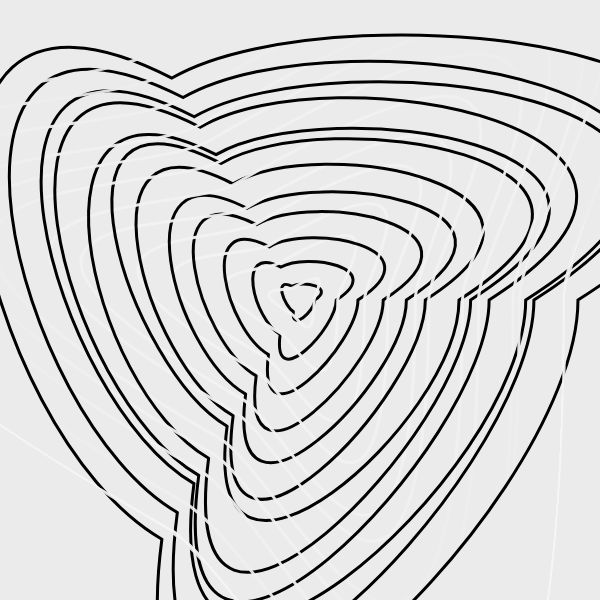
Frame 1 (no input)
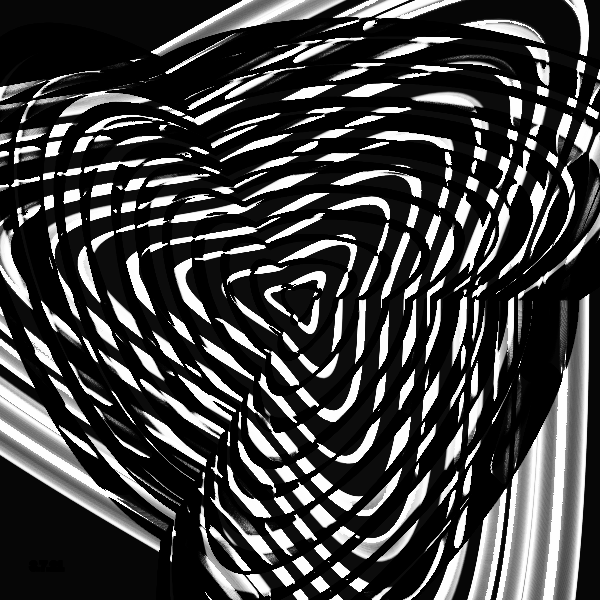
Frame 60 (no input)
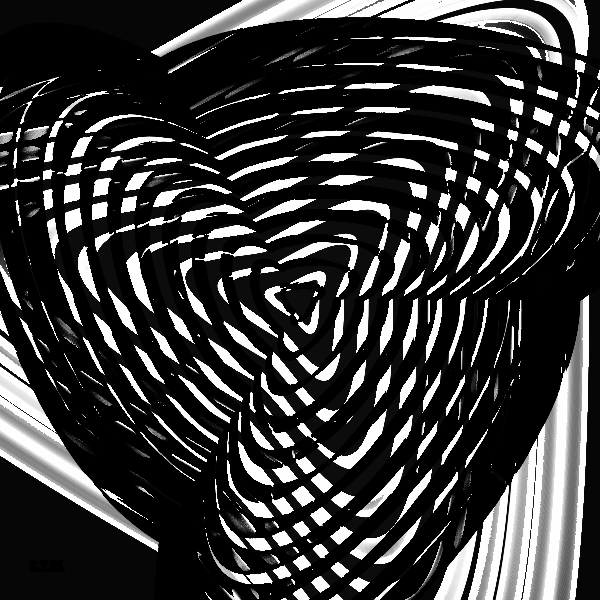
Frame 120 (the mouse pressed at the canvas centre since frame 60)

The p5.js sketch that drew these frames (run headless with seeded random() and noise() and a simulated clock; from frame 60 on, the mouse is pressed at the canvas centre):

// p5.js sketch
// ── sketch.js
var blobs, nBlobs = 12, theta = 0, autoPlay = true;

function Blob(radius, nSegments, magnitude, color) {
  this.radius = radius;
  this.magnitude = magnitude;
  this.color = color;
  this.center = {
    x: width / 2,
    y: height / 2
  };
  
  this.segments = new Array(nSegments);
  for (var i = nSegments; i--; ) {
    this.segments[i] = random(PI * 2);
  }
  
  this.innerSegments = new Array(nSegments);
  for (var i = nSegments; i--; ) {
    this.innerSegments[i] = random(PI * 2);
  }
}

Blob.prototype.render = function(offset) {
  stroke(255)
  strokeWeight(3)

  noFill();

  var n = this.segments.length;
  beginShape();
  for (var i = n; i--; ) {
    var r = this.radius + sin(offset + this.segments[i]) * this.magnitude,
        pr = this.radius + sin(offset + this.segments[(i+1)%n]) * this.magnitude,
        c = (4/5) * tan(PI/(2*n)) * r,
        pc = (18/3) * tan(PI/(2*n)) * pr,
        t = PI * 2 / n * i,
        pt = PI * 2 / n * (i + 1),
        x = cos(t) * r,
        y = -sin(t) * r,
        px = cos(pt) * pr,
        py = -sin(pt) * pr,
        cx1 = px + cos(pt - PI/2) * pc,
        cy1 = py - sin(pt - PI/2) * pc,
        cx2 = x + cos(t + PI/2) * c,
        cy2 = y - sin(t + PI/2) * c;

    if (i === n - 1) vertex(px, py);
    bezierVertex(cx1, cy1, cx2, cy2, x, y);
  }
  endShape();
  
  fill(200, 1);
  stroke(0)
  strokeWeight(3)
  beginShape();
  var innerRadius = this.radius - this.magnitude * 0.8;
  for (var i = 0; i < n; i++) {
    var pi = i == 0 ? n - 1 : i - 1,
      r = innerRadius + sin(offset + this.innerSegments[i]) * this.magnitude,
        pr = innerRadius + sin(offset + this.innerSegments[pi]) * this.magnitude,
        c = (4/3) * tan(PI/(2*n)) * r,
        pc = (8/3) * tan(PI/(2*n)) * pr,
      t = PI * 2 / n * i,
        pt = PI * 2 / n * (pi),
        x = cos(t) * r,
        y = -sin(t) * r,
        px = cos(pt) * pr,
        py = -sin(pt) * pr,
        cx1 = px + cos(pt + PI/8) * pc,
        cy1 = py - sin(pt + PI/5) * pc,
        cx2 = x + cos(t - PI/2) * c,
        cy2 = y - sin(t - PI/2) * c;

    if (i === 0) vertex(px, py);
    bezierVertex(cx1, cy1, cx2, cy2, x, y);
  }
  endShape();
}

function setup() {

  w = 600;
    var canvas;
    if(windowWidth>=600 && windowHeight >=600){
      canvas = createCanvas(600, 600);
    }
    else{
      canvas = createCanvas(windowWidth, windowHeight - 100);
    }

    var x = (windowWidth - width) / 2;
    var y = (windowHeight - height) / 2;

  canvas.position(x, y);
  blobs = new Array(nBlobs);

  var maxR = max(width, height) / 2;
  for (var i = blobs.length; i--; ) {
    var r = map(i, 0, blobs.length, 16, maxR),
        m = map(i, 0, blobs.length, 2, maxR / (2*nBlobs));
    blobs[i] = new Blob(r, 3, m, color[i%(10)]);
  }
}

function draw() {
  blendMode(SOFT_LIGHT)
  background(0, 20);
  fill(255)
  text("3.7.21", 30, height-30)
  translate(width / 2, height / 2);
  
  if (autoPlay) {
    theta += PI * 2 / 120;
  }
  
  for (var i = blobs.length; i--; ) {
    blobs[i].render(theta);
  }
}
